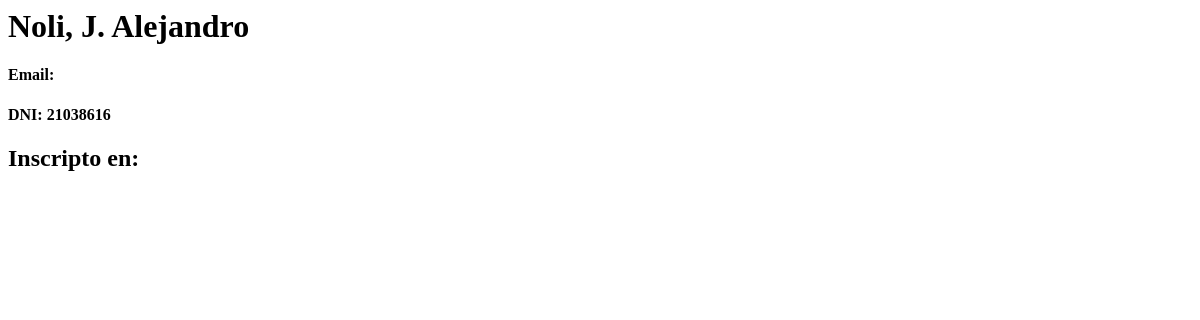
The app's page /alumnos/1/, older data.
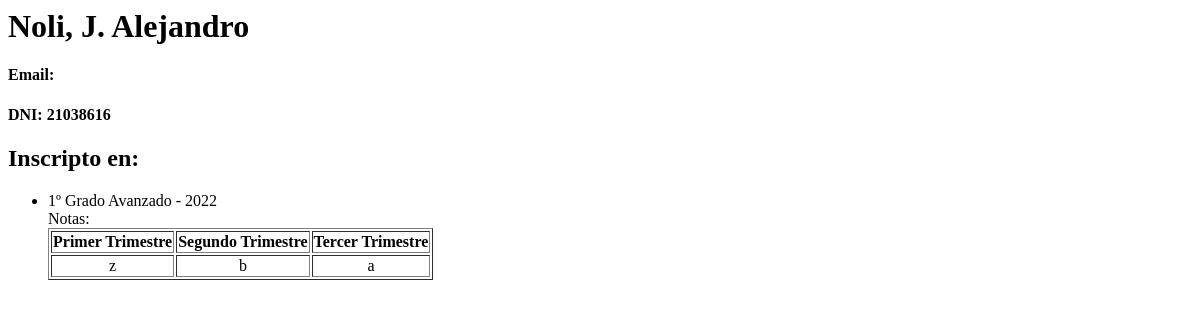
The same page, newer data.
### alumnos/models.py (models this page shows, shortened)
class Ficha(models.Model):
    año_de_cursado = models.CharField(max_length=4)
    alumno = models.ForeignKey(Alumno, on_delete=models.CASCADE)
    curso = models.ForeignKey(Curso, on_delete=models.CASCADE )

class Curso(models.Model):
    curso_text = models.CharField(max_length=80)
    cicloLectivo = models.ForeignKey(CicloLectivo, on_delete=models.CASCADE)
    def __str__(self):
        return self.curso_text + " - " + self.cicloLectivo.año

class CicloLectivo(models.Model):
    año = models.CharField(max_length=4)
    fecha_ini = models.DateField('Inicio Ciclo Lectivo')
    fecha_fin = models.DateField('Fin Ciclo Lectivo')
    class Meta:
        verbose_name_plural = "Ciclo Lectivo"

class Notas(models.Model):
    ficha = models.ForeignKey(Ficha, on_delete=models.CASCADE)
    primTrim = models.CharField(max_length=1)
    seguTrim = models.CharField(max_length=1)
    tercTrim = models.CharField(max_length=1)
    class Meta:
        verbose_name_plural = "Notas"

### alumnos/views.py (the view)
# urls.py: path('<int:alumno_id>/', views.detail, name='detail'),
def detail(request, alumno_id):
    try:
        alumno = Alumno.objects.get(pk=alumno_id)
    except Alumno.DoesNotExist:
        raise Http404("Alumno does not exist")
    return render(request, 'alumnos/detail.html', {'alumno': alumno})

### alumnos/models.py (called while the page is built)
    def nombre_completo(self):
        return self.apellido + ", " + self.nombre

### alumnos/templates/alumnos/detail.html
<h1>{{ alumno.nombre_completo }}</h1>
<h4>Email: <a href="mailto:{{ alumno.email }}">{{ alumno.email }}</a></h4>
<h4>DNI: {{ alumno.dni }}</h4>
<h2>Inscripto en:</h2>
<ul>
{% for elige in alumno.ficha_set.all %}
    <li>{{ elige.curso }} </li>
    Notas:
    <table border="1">
        <tr align="center">
            <th>Primer Trimestre</th>
            <th>Segundo Trimestre</th>
            <th>Tercer Trimestre</th>
        </tr>
        <tr  align="center">
        {% for eval in elige.notas_set.all %}
        <td>{{ eval.primTrim }}</td>
        <td>{{ eval.seguTrim }}</td>
        <td>{{ eval.tercTrim }}</td>
        </tr>
    {% endfor %}
    </table>
{% endfor %}
</ul>

Row changes from the older to the newer data that the page shows:
added Ficha: curso "1º Grado Avanzado - 2022"
now on this page (row edited): Notas: primTrim "z", seguTrim "b", tercTrim "a"
